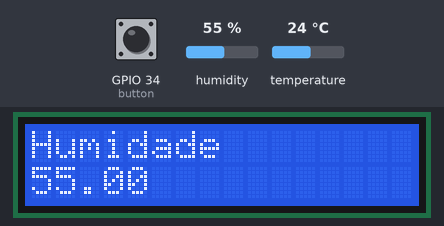
A sketch run on a simulated ESP32. Parts: 16×2 character LCD. The inputs (shaded band) are chosen by the test bench; at power-on: GPIO 34 (button) HIGH, temperature 24 °C, humidity 55 %.

Above: at 1.2 s.
1.3 s: GPIO 34 (button) pulled LOW for 1 s
At 2.7 s:
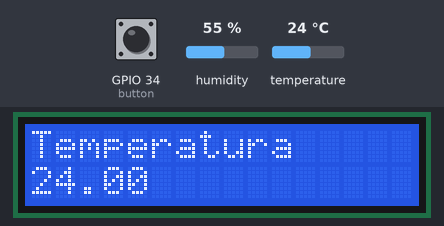
8.3 s: GPIO 34 (button) pulled LOW for 3.2 s
At 12.3 s:
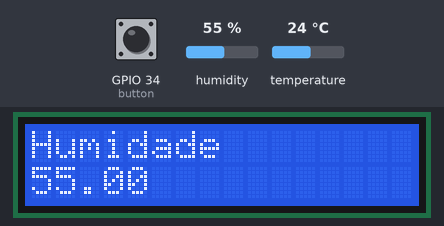
17.5 s: GPIO 34 (button) pulled LOW for 0.15 s
At 18.4 s:
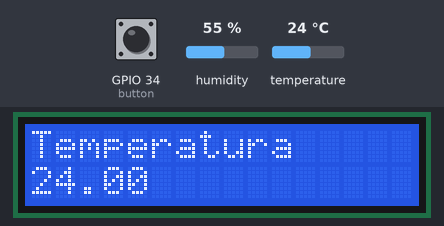
23.7 s: temperature set to 12 °C
At 24.9 s:
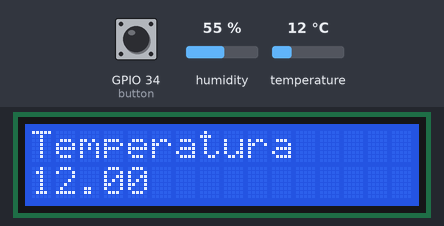
29.7 s: GPIO 34 (button) pulled LOW for 0.15 s
At 30.4 s:
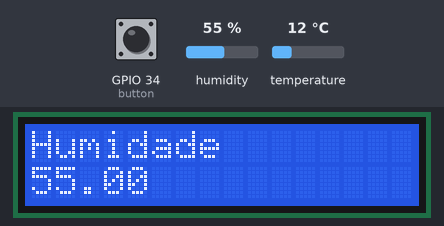
35.9 s: GPIO 34 (button) pulled LOW for 0.15 s
At 36.5 s:
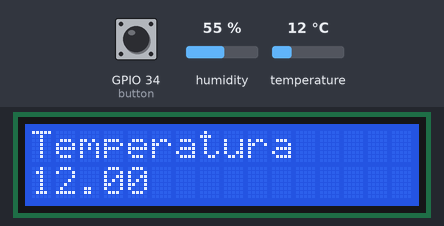
Timing chart, 0 to 38.9 s (numbered marks = the images above; inputs shaded):
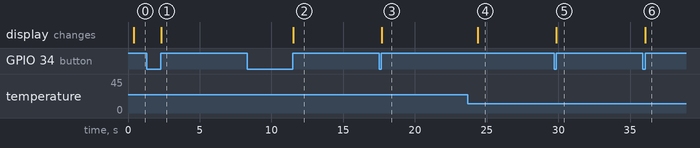

The sketch:

LCD.ino
```cpp
#include <LiquidCrystal.h>
#include <DHT.h>;
#define sensor 32
#define DHTYPE DHT11
#define button 34
DHT dht(sensor, DHTYPE);


LiquidCrystal lcd(13, 12, 14, 27, 26, 25); //RS E 4 5 6 7

void setup() {
  // set up the LCD's number of columns and rows:
  lcd.begin(16, 2);
  dht.begin();

  pinMode(button, INPUT_PULLUP);
}

bool temp = true;
bool buttOn = false;
void loop() {
  lcd.setCursor(0, 0);
  lcd.clear();
  lcd.print(temp ? "Temperatura" : "Humidade");

  lcd.setCursor(0, 1);
  lcd.print(temp ? verTemp() : verHumid());
  if(digitalRead(button) == HIGH){
    if(!buttOn){
      if(temp)
        temp = false;
      else if(!temp)
        temp = true;
      buttOn = true;
    }
  }
  if(digitalRead(button) == LOW)
  {
    if(buttOn)
       buttOn = false;
  }
}


float verTemp()
{
  float t = (float)dht.readTemperature();
  return t;
}
float verHumid()
{
  float h = (float)dht.readHumidity();
  return h;
}
```

Measured:
- after the input at 1.3 s, the display: changes after 1.0 s (image 1)
- after the input at 8.3 s, the display: changes after 3.2 s (image 2)
- after the input at 17.5 s, the display: changes after 0.18 s (image 3)
- after the input at 23.7 s, the display: changes after 0.69 s (image 4)
- after the input at 29.7 s, the display: changes after 0.16 s (image 5)
- after the input at 35.9 s, the display: changes after 0.17 s (image 6)
